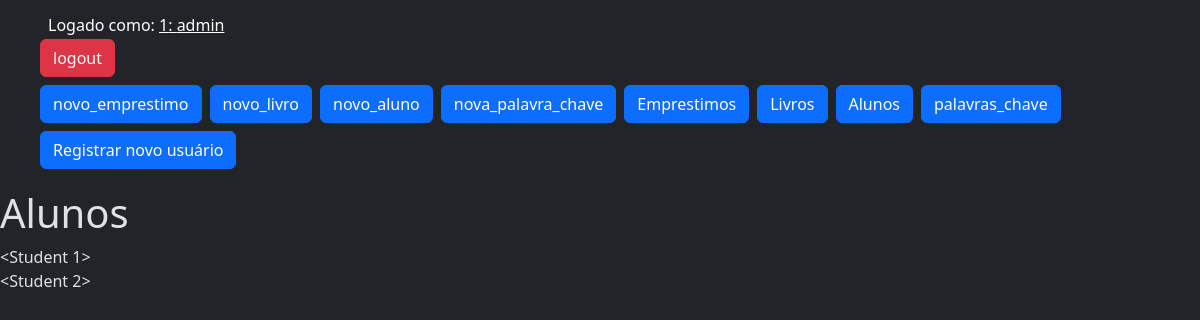
Page /alunos (signed in) on the earlier database version.
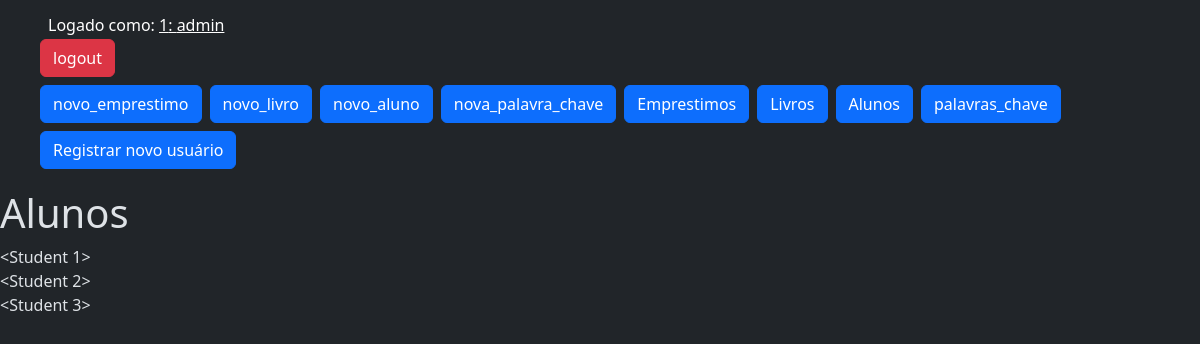
Same page on the later database version.
### app/models.py (models this page shows)
class Student(db.Model):
    __tablename__ = 'students'
    studentId = db.Column(db.Integer, primary_key=True, autoincrement=True)
    studentName = db.Column(db.String, nullable=False)
    studentPhone = db.Column(db.String, nullable=True)
    birthDate = db.Column(db.Date, nullable=False)
    cpf = db.Column(db.String(11), nullable=True)
    rg = db.Column(db.String(10), nullable=True)
    gradeNumber = db.Column(db.Integer, nullable=False)
    className = db.Column(db.String, nullable=True)
    guardianName1 = db.Column(db.String, nullable=True)
    guardianPhone1 = db.Column(db.String, nullable=True)
    guardianName2 = db.Column(db.String, nullable=True)
    guardianPhone2 = db.Column(db.String, nullable=True)
    notes = db.Column(db.Text, nullable=True)
    creationDate = db.Column(db.Date, nullable=False)
    lastUpdate = db.Column(db.Date, nullable=False)
    createdBy = db.Column(db.Integer, db.ForeignKey('users.userId'), nullable=False)
    updatedBy = db.Column(db.Integer, db.ForeignKey('users.userId'), nullable=False)

### app/routes.py (the view)
@app.route('/alunos')
@login_required
def alunos():
    alunos = Student.query.all()
    return render_template('alunos.html', alunos=alunos)

### app/routes.py (called while the page is built)
@app.context_processor
def inject_globals():
    return dict(
        username=session.get('username'),
        userType=session.get('userType'),
        userId=session.get('userId'))

@login_manager.user_loader
def load_user(userId):
    return User.query.get(int(userId))

### app/templates/alunos.html (shortened to what this page needs)
{% extends 'base.html' %}
{% block content %}
  <div>
    <h1 class="alunos">Alunos</h1>
      {% for aluno in alunos %}
        <div class="">
          {{ aluno }}
        </div>
      {% endfor %}
  </div>
{% endblock %}

### app/templates/base.html (shortened to what this page needs)
<!DOCTYPE html>
<html lang="pt-br" data-bs-theme="dark">
<head>
    <link rel="stylesheet" href="https://cdn.jsdelivr.net/npm/bootstrap@4.0.0/dist/css/bootstrap.min.css">
    <link rel="stylesheet" href="{{ url_for('static', filename='css/bootstrap.min.css') }}">
    <link rel="stylesheet" href="{{ url_for('static', filename='css/bootstrap-datepicker.min.css') }}">
    <link rel="stylesheet" href="{{ url_for('static', filename='css/form.css') }}">
</head>
<body>
    <header>
        <div class="container-fluid px-5 py-3 bg-dark text-white">
            <div class="">
                <div class="row justify-content-between align-items-center">
                    {% if session['logged_in'] %}
                        <h6 class="mb-0" id="username">Logado como: <u>{{ userId }}: {{ username }}</u></h6>
                        <a href="{{ url_for('logout') }}" class="col-auto m-1 btn btn-danger">logout</a>
                    {% endif %}
                </div>
                <div class="row menuOptions">
                    {% if session['logged_in'] %}
                    <a onclick="openInNewTab('{{ url_for('novo_emprestimo') }}')" class="col-auto m-1 btn btn-primary">novo_emprestimo</a>
                    <a onclick="openInNewTab('{{ url_for('novo_livro') }}')" class="col-auto m-1 btn btn-primary">novo_livro</a>
                    <a onclick="openInNewTab('{{ url_for('novo_aluno') }}')" class="col-auto m-1 btn btn-primary">novo_aluno</a>
                    <a onclick="openInNewTab('{{ url_for('nova_palavra_chave') }}')" class="col-auto m-1 btn btn-primary">nova_palavra_chave</a>
                    <a onclick="openInNewTab('{{ url_for('emprestimos') }}')" class="col-auto m-1 btn btn-primary">Emprestimos</a>
                    <a onclick="openInNewTab('{{ url_for('livros') }}')" class="col-auto m-1 btn btn-primary">Livros</a>
                    <a onclick="openInNewTab('{{ url_for('alunos') }}')" class="col-auto m-1 btn btn-primary">Alunos</a>
                    <a onclick="openInNewTab('{{ url_for('palavras_chave') }}')" class="col-auto m-1 btn btn-primary">palavras_chave</a>
                    <a onclick="openInNewTab('{{ url_for('register') }}')" class="col-auto m-1 btn btn-primary">Registrar novo usuário</a>
                    {% endif %}
                </div>
            </div>
        </div>
    </header>
    <main>
        {% block content %}
        {% endblock %}
    </main>
</body>
</html>

Differences in the rows shown:
added Student: aluno "<Student 3>"
